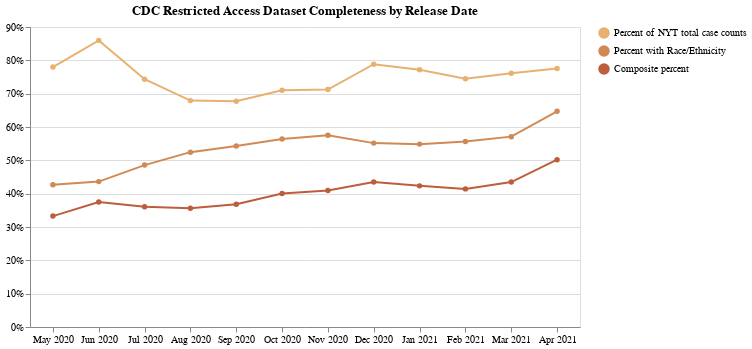

Write notebook code for a chart like this one.
### Code cell
#@title
CreateLineChart('CDC Restricted Access Dataset Completeness by Release Date',
                DATE_YEAR_HISTORY,
                race_ethnicity_known_history,
                overall_nyt_percent,
                overall_composite
).display()

### Figure 1 — Vega-Lite specification as saved in the notebook (floating-point values rounded to 4 significant figures)
{"config": {"view": {"continuousWidth": 400, "continuousHeight": 300}}, "layer": [{"mark": {"type": "line", "point": true}, "encoding": {"color": {"type": "nominal", "field": "metric", "scale": {"scheme": "browns"}, "sort": ["Percent of NYT total case counts", "Percent with Race/Ethnicity", "Composite percent"], "title": ""}, "x": {"type": "ordinal", "axis": {"labelAngle": 0}, "field": "date", "timeUnit": "yearmonth", "title": ""}, "y": {"type": "quantitative", "axis": {"format": "%"}, "field": "value", "title": ""}}}, {"mark": "point", "encoding": {"opacity": {"value": 0}, "x": {"type": "ordinal", "field": "date", "timeUnit": "yearmonth"}}, "selection": {"selector001": {"type": "single", "nearest": true, "on": "mouseover", "fields": ["date"], "empty": "none"}}}, {"mark": "point", "encoding": {"color": {"type": "nominal", "field": "metric", "scale": {"scheme": "browns"}, "sort": ["Percent of NYT total case counts", "Percent with Race/Ethnicity", "Composite percent"], "title": ""}, "opacity": {"condition": {"value": 1, "selection": "selector001"}, "value": 0}, "x": {"type": "ordinal", "axis": {"labelAngle": 0}, "field": "date", "timeUnit": "yearmonth", "title": ""}, "y": {"type": "quantitative", "axis": {"format": "%"}, "field": "value", "title": ""}}}, {"mark": {"type": "text", "align": "left", "dx": 7, "dy": -7}, "encoding": {"color": {"type": "nominal", "field": "metric", "scale": {"scheme": "browns"}, "sort": ["Percent of NYT total case counts", "Percent with Race/Ethnicity", "Composite percent"], "title": ""}, "text": {"condition": {"type": "quantitative", "field": "value", "format": ".0%", "selection": "selector001"}, "value": " "}, "x": {"type": "ordinal", "axis": {"labelAngle": 0}, "field": "date", "timeUnit": "yearmonth", "title": ""}, "y": {"type": "quantitative", "axis": {"format": "%"}, "field": "value", "title": ""}}}], "data": {"name": "data-0aed3f8cf389f8c4229fa2ac8f765e0f"}, "height": 300, "title": "CDC Restricted Access Dataset Completeness by Release Date", "width": 550, "$schema": "https://vega.github.io/schema/vega-lite/v4.8.1.json", "datasets": {"data-0aed3f8cf389f8c4229fa2ac8f765e0f": [{"date": "2020-05-28", "metric": "Percent with Race/Ethnicity", "value": 0.4266}, {"date": "2020-06-28", "metric": "Percent with Race/Ethnicity", "value": 0.4361}, {"date": "2020-07-28", "metric": "Percent with Race/Ethnicity", "value": 0.4857}, {"date": "2020-08-28", "metric": "Percent with Race/Ethnicity", "value": 0.5245}, {"date": "2020-09-28", "metric": "Percent with Race/Ethnicity", "value": 0.5433}, {"date": "2020-10-28", "metric": "Percent with Race/Ethnicity", "value": 0.5643}, {"date": "2020-11-28", "metric": "Percent with Race/Ethnicity", "value": 0.5753}, {"date": "2020-12-28", "metric": "Percent with Race/Ethnicity", "value": 0.5517}, {"date": "2021-01-28", "metric": "Percent with Race/Ethnicity", "value": 0.5486}, {"date": "2021-02-28", "metric": "Percent with Race/Ethnicity", "value": 0.5565}, {"date": "2021-03-28", "metric": "Percent with Race/Ethnicity", "value": 0.5711}, {"date": "2021-04-28", "metric": "Percent with Race/Ethnicity", "value": 0.647}, {"date": "2020-05-28", "metric": "Percent of NYT total case counts", "value": 0.7797}, {"date": "2020-06-28", "metric": "Percent of NYT total case counts", "value": 0.8599}, {"date": "2020-07-28", "metric": "Percent of NYT total case counts", "value": 0.7433}, {"date": "2020-08-28", "metric": "Percent of NYT total case counts", "value": 0.6792}, {"date": "2020-09-28", "metric": "Percent of NYT total case counts", "value": 0.6775}, {"date": "2020-10-28", "metric": "Percent of NYT total case counts", "value": 0.7099}, {"date": "2020-11-28", "metric": "Percent of NYT total case counts", "value": 0.7122}, {"date": "2020-12-28", "metric": "Percent of NYT total case counts", "value": 0.7883}, {"date": "2021-01-28", "metric": "Percent of NYT total case counts", "value": 0.7717}, {"date": "2021-02-28", "metric": "Percent of NYT total case counts", "value": 0.7446}, {"date": "2021-03-28", "metric": "Percent of NYT total case counts", "value": 0.7612}, {"date": "2021-04-28", "metric": "Percent of NYT total case counts", "value": 0.7757}, {"date": "2020-05-28", "metric": "Composite percent", "value": 0.3327}, {"date": "2020-06-28", "metric": "Composite percent", "value": 0.375}, {"date": "2020-07-28", "metric": "Composite percent", "value": 0.361}, {"date": "2020-08-28", "metric": "Composite percent", "value": 0.3562}, {"date": "2020-09-28", "metric": "Composite percent", "value": 0.3681}, {"date": "2020-10-28", "metric": "Composite percent", "value": 0.4006}, {"date": "2020-11-28", "metric": "Composite percent", "value": 0.4097}, {"date": "2020-12-28", "metric": "Composite percent", "value": 0.4349}, {"date": "2021-01-28", "metric": "Composite percent", "value": 0.4234}, {"date": "2021-02-28", "metric": "Composite percent", "value": 0.4144}, {"date": "2021-03-28", "metric": "Composite percent", "value": 0.4347}, {"date": "2021-04-28", "metric": "Composite percent", "value": 0.5018}]}}
